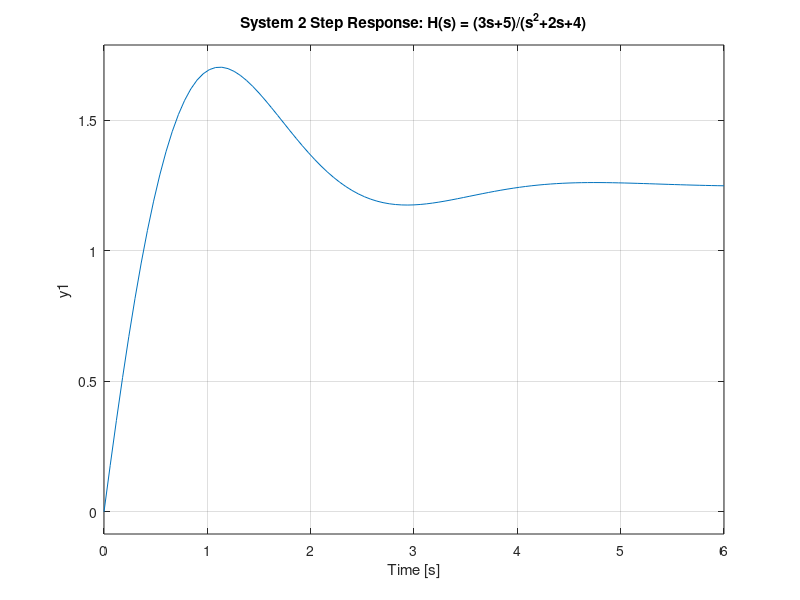

Write MATLAB code to recreate this figure. (Note: this script raises an error after producing the figure.)
% ============================================
% Question IV - Step Response using tf()
% ============================================
clc; clear; close all;

% --- System 1 ---
% 5y'''''+2y'''+6y'+4y = 2x''+3x'-6x
% Transfer Function: H(s) = (2s^2+3s-6)/(5s^5+2s^3+6s+4)
num1 = [2, 3, -6];
den1 = [5, 0, 2, 0, 6, 4];
sys1 = tf(num1, den1);

fprintf('=== System 1 Transfer Function ===\n');
sys1

% --- System 2 ---
% y''+2y'+4y = 5x+3x'
% H(s) = (3s+5)/(s^2+2s+4)
num2 = [3, 5];
den2 = [1, 2, 4];
sys2 = tf(num2, den2);

fprintf('=== System 2 Transfer Function ===\n');
sys2

% --- Step Responses ---
figure(1);
subplot(2,1,1);
step(sys1);
title('System 1 Step Response: H(s) = (2s^2+3s-6)/(5s^5+2s^3+6s+4)');
grid on;

subplot(2,1,2);
step(sys2);
title('System 2 Step Response: H(s) = (3s+5)/(s^2+2s+4)');
grid on;

sgtitle('Question IV - Step Responses');

% --- Pole-Zero Maps ---
figure(2);
subplot(2,1,1);
pzmap(sys1);
title('System 1 Pole-Zero Map');
grid on;

subplot(2,1,2);
pzmap(sys2);
title('System 2 Pole-Zero Map');
grid on;

sgtitle('Question IV - Pole-Zero Maps');

% --- Stability Analysis ---
fprintf('\n=== Stability Analysis ===\n');
p1 = pole(sys1);
p2 = pole(sys2);

fprintf('\nSystem 1 poles:\n'); disp(p1);
if all(real(p1) < 0)
    fprintf('System 1: STABLE\n');
else
    fprintf('System 1: UNSTABLE\n');
end

fprintf('\nSystem 2 poles:\n'); disp(p2);
if all(real(p2) < 0)
    fprintf('System 2: STABLE\n');
else
    fprintf('System 2: UNSTABLE\n');
end
